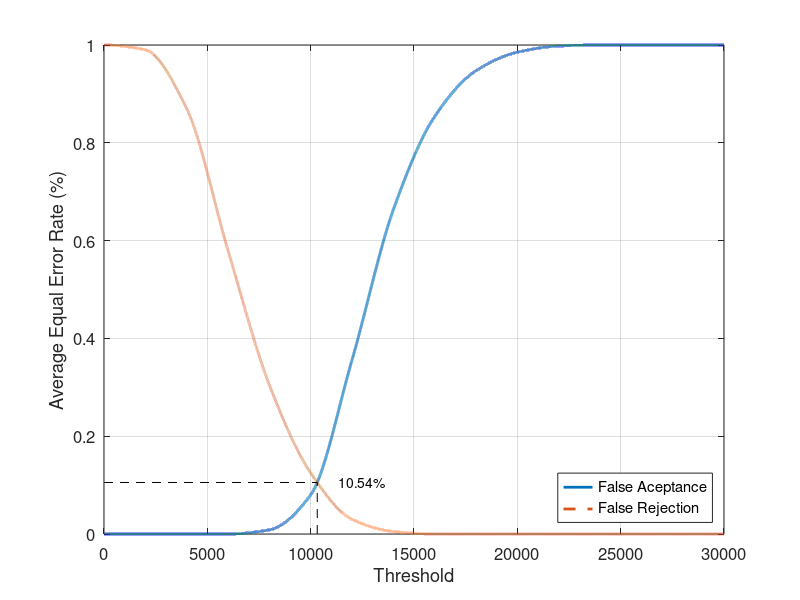
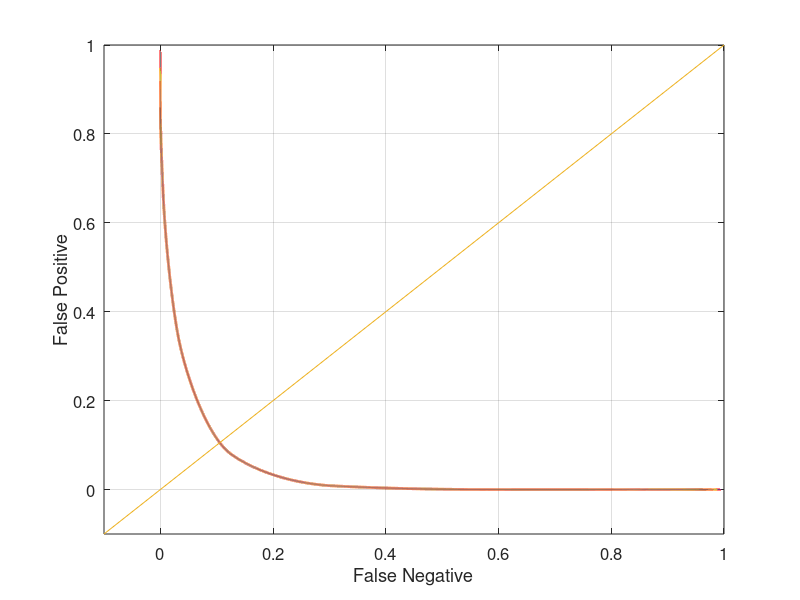

These charts were generated, in order, by the following MATLAB code:
close all;
clear;
clc;
x = 0:2000:30000;
xq = 0:0.5:30000;

y01 = [0 0 0 0 0.00526316 0.0947368 0.431579 0.710526 0.910526 0.973684 1 1 1 1 1 1]
y02 = [0 0 0 0 0.0210526 0.0894737 0.389474 0.757895 0.884211 0.963158 0.989474 1 1 1 1 1]
y03 = [0 0 0 0 0.00526316 0.0736842 0.352632 0.647368 0.842105 0.947368 0.978947 0.994737 1 1 1 1]
y04 = [0 0 0 0 0.0105263 0.0894737 0.363158 0.663158 0.836842 0.931579 0.984211 0.994737 1 1 1 1]
y05 = [0 0 0 0 0 0.0526316 0.242105 0.536842 0.794737 0.921053 0.973684 1 1 1 1 1]

y0 = (y01 + y02 + y03 + y04 + y05)/5;

y11 = [1 0.99 0.87 0.58 0.305 0.125 0.03 0.005 0 0 0 0 0 0 0 0]
y12 = [1 0.99 0.87 0.58 0.305 0.125 0.03 0.005 0 0 0 0 0 0 0 0]
y13 = [1 0.99 0.87 0.58 0.305 0.125 0.03 0.005 0 0 0 0 0 0 0 0]
y14 = [1 0.99 0.87 0.58 0.305 0.125 0.03 0.005 0 0 0 0 0 0 0 0]
y15 = [1 0.99 0.87 0.58 0.305 0.125 0.03 0.005 0 0 0 0 0 0 0 0]

y1 = (y11 + y12 + y13 + y14 + y15)/5;

yy0 = interp1(x, y0, xq, 'pchip');
yy1 = interp1(x, y1, xq, 'pchip');

% Calculating EER: 
y2 = abs(y0 - y1);
find(y2 == min(y2))
yy2 = abs(yy0 - yy1);
xEER = find(yy2 == min(yy2));
xEERIndex = xq(xEER) % X-axis EER
yEER = yy0(xEER) % Y-axis EER

main = figure
plot(xq, yy0,'-','LineWidth', 2);	hold on
plot(xq, yy1,'--','LineWidth', 2);	hold on
plot([xEERIndex xEERIndex], [0 yEER], 'k--');	hold on
plot([0 xEERIndex], [yEER yEER], 'k--');	hold on
%plot(xEERIndex, yEER, 'bx', 'LineWidth', 10);	hold on
% text(xEERIndex, yEER,strcat('    (', num2str(xEER), ', ', num2str(yEER * 100), ')'))
text(xEERIndex+10*xEERIndex/100, yEER, [num2str(round((10000*yEER))/100) '%'])
legend('False Aceptance', 'False Rejection', 'Location', 'SouthEast')
xlabel('Threshold')
ylabel('Average Equal Error Rate (%)')
set(gca, 'FontSize', 12)
axis([0 30000 0 1])
grid on

print(main, 'Database1_2Main', '-dpng');
FNRxFPR = figure('Color', [1 1 1]);
plot(yy1, yy0, '-', yy1, yy0, 'LineWidth', 2);
hold on
y = -0.1:0.1:1
plot(y, y); 
set(gca, 'FontSize', 12)
xlabel('False Negative')
ylabel('False Positive')
axis([-0.1 1 -0.1 1])
set(gca, 'FontSize', 12)
grid on

print(FNRxFPR, 'Database1_2FNRxFPR','-dpng');
